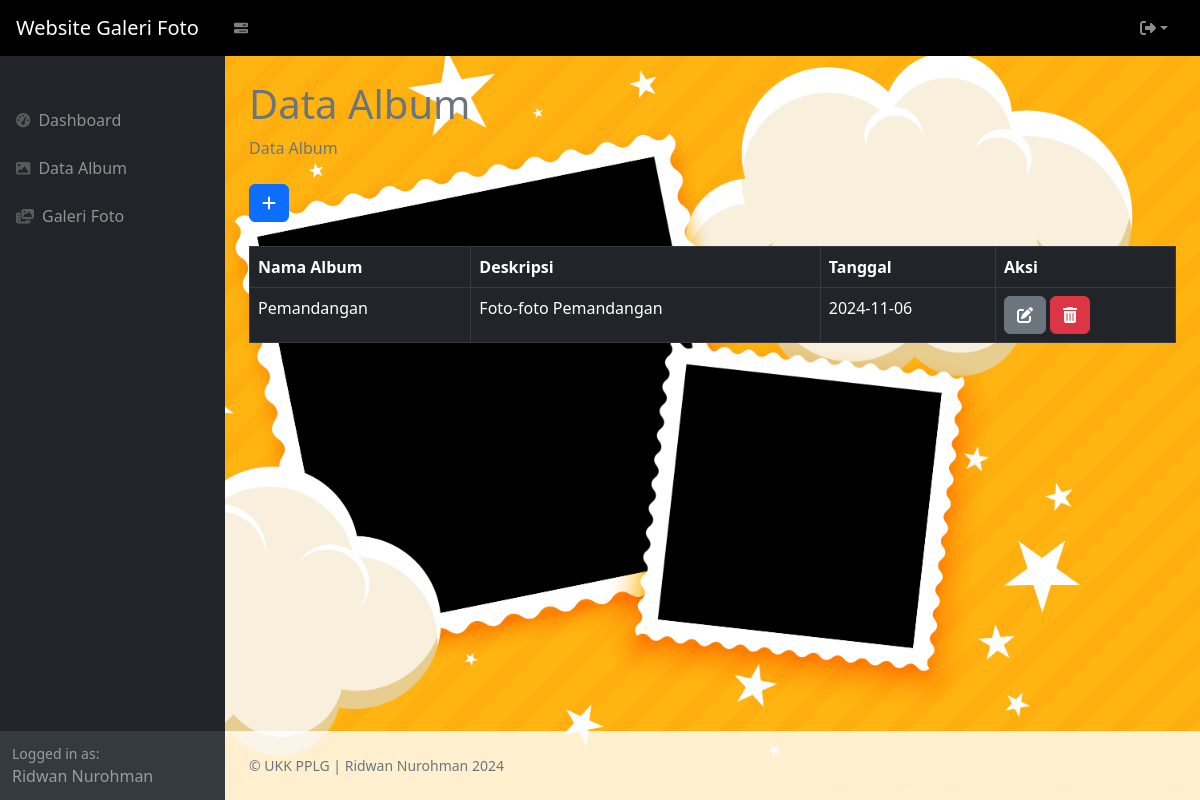
Screenshot of /index.php?page=album (signed in) with the database file from the repository.
### tables this page shows
CREATE TABLE `album` (
  `albumid` int(11) NOT NULL,
  `namaalbum` varchar(255) NOT NULL,
  `deskripsi` text NOT NULL,
  `tanggalbuat` date NOT NULL,
  `userid` int(11) NOT NULL
);

### album.php (the view)
<div class="container-fluid px-4">
                        <h1 class="mt-4 text-secondary">Data Album</h1>
                        <ol class="breadcrumb mb-4">
                            <li class="breadcrumb-item active">Data Album</li>
                        </ol>
                        <a href="?page=album_tambah" class="btn btn-primary"><i class="fa-solid fa-plus"></i></a>
                        <br><br>
                         <table class="table table-bordered">
                            <tr class="table-dark">
                                <th>Nama Album</th>
                                <th>Deskripsi</th>
                                <th>Tanggal</th>
                                <th>Aksi</th>
                            </tr>
                            <?php
                             $query = mysqli_query($koneksi, "SELECT*FROM album ");
                             while($data = mysqli_fetch_array($query)) {
                                ?>
                             <tr class="table-dark">
                              <td><?php echo $data['namaalbum']; ?></td>
                              <td><?php echo $data['deskripsi']; ?></td>
                              <td><?php echo $data['tanggalbuat']; ?></td>
                              <td>
                                <a href="?page=album_ubah&&id=<?php echo $data['albumid']; ?> " class="btn btn-secondary"><i class="fa-solid fa-pen-to-square"></i></a>
                                <a href="?page=album_hapus&&id=<?php echo $data['albumid']; ?> " class="btn btn-danger"><i class="fa-solid fa-trash-can"></i></a>
                              </td>
                             </tr>
                                <?php
                             }
                            ?>
                         </table>
                    </div>

### index.php (style rules this page uses)
body { background-image: url('BG 1.jpg'); background-size: cover; background-position: center; color: black; }

### rows the page displays
album: namaalbum "Pemandangan", deskripsi "Foto-foto Pemandangan", tanggalbuat "2024-11-06"

### other values shown
$_SESSION['user']['namalengkap'] "Ridwan Nurohman"
